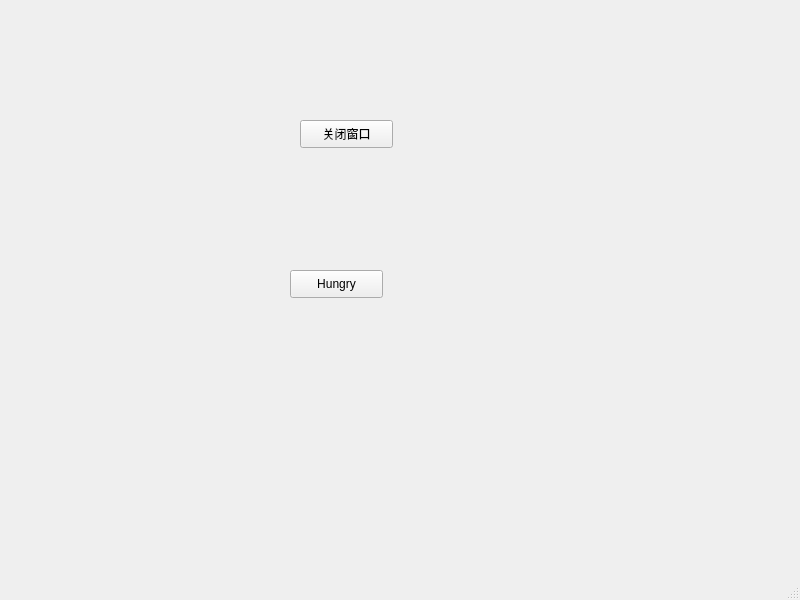
<?xml version="1.0" encoding="UTF-8"?>
<ui version="4.0">
 <class>MainWindow</class>
 <widget class="QMainWindow" name="MainWindow">
  <property name="geometry">
   <rect>
    <x>0</x>
    <y>0</y>
    <width>800</width>
    <height>600</height>
   </rect>
  </property>
  <property name="windowTitle">
   <string>MainWindow</string>
  </property>
  <widget class="QWidget" name="centralwidget">
   <widget class="QPushButton" name="closeBtn">
    <property name="geometry">
     <rect>
      <x>300</x>
      <y>120</y>
      <width>93</width>
      <height>28</height>
     </rect>
    </property>
    <property name="text">
     <string>关闭窗口</string>
    </property>
   </widget>
   <widget class="QPushButton" name="hungry">
    <property name="geometry">
     <rect>
      <x>290</x>
      <y>270</y>
      <width>93</width>
      <height>28</height>
     </rect>
    </property>
    <property name="text">
     <string>Hungry</string>
    </property>
   </widget>
  </widget>
  <widget class="QMenuBar" name="menubar">
   <property name="geometry">
    <rect>
     <x>0</x>
     <y>0</y>
     <width>800</width>
     <height>26</height>
    </rect>
   </property>
  </widget>
  <widget class="QStatusBar" name="statusbar"/>
 </widget>
 <resources/>
 <connections/>
</ui>
